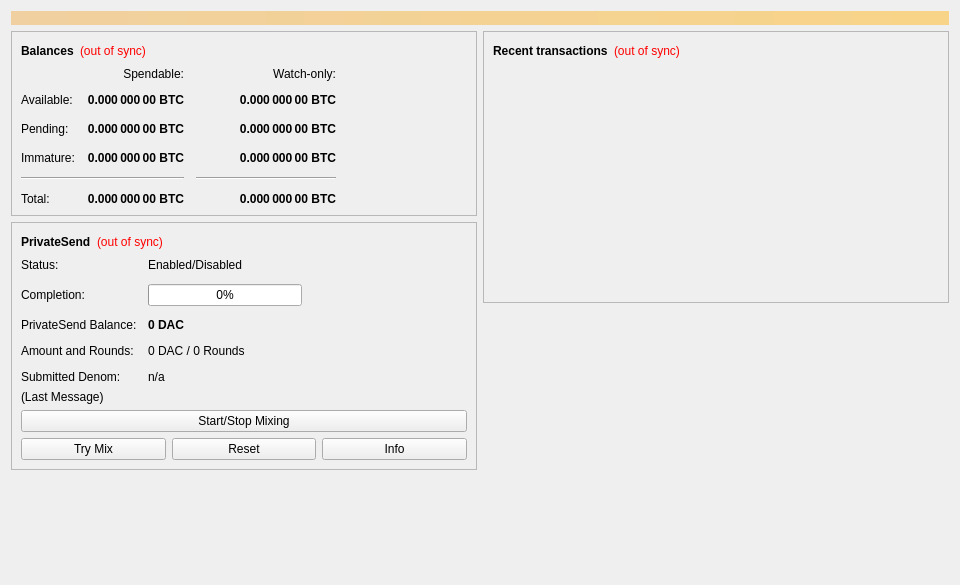
<?xml version="1.0" encoding="UTF-8"?>
<ui version="4.0">
 <class>OverviewPage</class>
 <widget class="QWidget" name="OverviewPage">
  <property name="geometry">
   <rect>
    <x>0</x>
    <y>0</y>
    <width>960</width>
    <height>585</height>
   </rect>
  </property>
  <property name="minimumSize">
   <size>
    <width>960</width>
    <height>0</height>
   </size>
  </property>
  <property name="windowTitle">
   <string>Form</string>
  </property>
  <layout class="QVBoxLayout" name="topLayout">
   <item>
    <widget class="QLabel" name="labelAlerts">
     <property name="visible">
      <bool>false</bool>
     </property>
     <property name="styleSheet">
      <string notr="true">QLabel { background-color: qlineargradient(x1: 0, y1: 0, x2: 1, y2: 0, stop:0 #F0D0A0, stop:1 #F8D488); color:#000000; }</string>
     </property>
     <property name="wordWrap">
      <bool>true</bool>
     </property>
     <property name="margin">
      <number>3</number>
     </property>
     <property name="textInteractionFlags">
      <set>Qt::TextSelectableByMouse</set>
     </property>
    </widget>
   </item>
   <item>
    <layout class="QHBoxLayout" name="horizontalLayout" stretch="1,1">
     <item>
      <layout class="QVBoxLayout" name="verticalLayout_2">
       <item>
        <widget class="QFrame" name="frame">
         <property name="frameShape">
          <enum>QFrame::StyledPanel</enum>
         </property>
         <property name="frameShadow">
          <enum>QFrame::Raised</enum>
         </property>
         <layout class="QVBoxLayout" name="verticalLayout_4">
          <item>
           <layout class="QHBoxLayout" name="horizontalLayout_4">
            <item>
             <widget class="QLabel" name="label_5">
              <property name="font">
               <font>
                <weight>75</weight>
                <bold>true</bold>
               </font>
              </property>
              <property name="text">
               <string>Balances</string>
              </property>
             </widget>
            </item>
            <item>
             <widget class="QLabel" name="labelWalletStatus">
              <property name="toolTip">
               <string>The displayed information may be out of date. Your wallet automatically synchronizes with the DACash network after a connection is established, but this process has not completed yet.</string>
              </property>
              <property name="styleSheet">
               <string notr="true">QLabel { color: red; }</string>
              </property>
              <property name="text">
               <string notr="true">(out of sync)</string>
              </property>
              <property name="alignment">
               <set>Qt::AlignLeading|Qt::AlignLeft|Qt::AlignVCenter</set>
              </property>
             </widget>
            </item>
            <item>
             <spacer name="horizontalSpacer_3">
              <property name="orientation">
               <enum>Qt::Horizontal</enum>
              </property>
              <property name="sizeHint" stdset="0">
               <size>
                <width>40</width>
                <height>20</height>
               </size>
              </property>
             </spacer>
            </item>
           </layout>
          </item>
          <item>
           <layout class="QGridLayout" name="gridLayout">
            <property name="spacing">
             <number>12</number>
            </property>
            <item row="2" column="2">
             <widget class="QLabel" name="labelWatchPending">
              <property name="font">
               <font>
                <weight>75</weight>
                <bold>true</bold>
               </font>
              </property>
              <property name="cursor">
               <cursorShape>IBeamCursor</cursorShape>
              </property>
              <property name="toolTip">
               <string>Unconfirmed transactions to watch-only addresses</string>
              </property>
              <property name="text">
               <string notr="true">0.000 000 00 BTC</string>
              </property>
              <property name="alignment">
               <set>Qt::AlignRight|Qt::AlignTrailing|Qt::AlignVCenter</set>
              </property>
              <property name="textInteractionFlags">
               <set>Qt::LinksAccessibleByMouse|Qt::TextSelectableByKeyboard|Qt::TextSelectableByMouse</set>
              </property>
             </widget>
            </item>
            <item row="2" column="1">
             <widget class="QLabel" name="labelUnconfirmed">
              <property name="font">
               <font>
                <weight>75</weight>
                <bold>true</bold>
               </font>
              </property>
              <property name="cursor">
               <cursorShape>IBeamCursor</cursorShape>
              </property>
              <property name="toolTip">
               <string>Total of transactions that have yet to be confirmed, and do not yet count toward the spendable balance</string>
              </property>
              <property name="text">
               <string notr="true">0.000 000 00 BTC</string>
              </property>
              <property name="alignment">
               <set>Qt::AlignRight|Qt::AlignTrailing|Qt::AlignVCenter</set>
              </property>
              <property name="textInteractionFlags">
               <set>Qt::LinksAccessibleByMouse|Qt::TextSelectableByKeyboard|Qt::TextSelectableByMouse</set>
              </property>
             </widget>
            </item>
            <item row="3" column="2">
             <widget class="QLabel" name="labelWatchImmature">
              <property name="font">
               <font>
                <weight>75</weight>
                <bold>true</bold>
               </font>
              </property>
              <property name="cursor">
               <cursorShape>IBeamCursor</cursorShape>
              </property>
              <property name="toolTip">
               <string>Mined balance in watch-only addresses that has not yet matured</string>
              </property>
              <property name="text">
               <string notr="true">0.000 000 00 BTC</string>
              </property>
              <property name="alignment">
               <set>Qt::AlignRight|Qt::AlignTrailing|Qt::AlignVCenter</set>
              </property>
              <property name="textInteractionFlags">
               <set>Qt::LinksAccessibleByMouse|Qt::TextSelectableByKeyboard|Qt::TextSelectableByMouse</set>
              </property>
             </widget>
            </item>
            <item row="4" column="0" colspan="2">
             <widget class="Line" name="lineSpendableBalance">
              <property name="orientation">
               <enum>Qt::Horizontal</enum>
              </property>
             </widget>
            </item>
            <item row="4" column="2">
             <widget class="Line" name="lineWatchBalance">
              <property name="sizePolicy">
               <sizepolicy hsizetype="Preferred" vsizetype="Fixed">
                <horstretch>0</horstretch>
                <verstretch>0</verstretch>
               </sizepolicy>
              </property>
              <property name="minimumSize">
               <size>
                <width>140</width>
                <height>0</height>
               </size>
              </property>
              <property name="orientation">
               <enum>Qt::Horizontal</enum>
              </property>
             </widget>
            </item>
            <item row="5" column="0">
             <widget class="QLabel" name="labelTotalText">
              <property name="text">
               <string>Total:</string>
              </property>
             </widget>
            </item>
            <item row="3" column="1">
             <widget class="QLabel" name="labelImmature">
              <property name="font">
               <font>
                <weight>75</weight>
                <bold>true</bold>
               </font>
              </property>
              <property name="cursor">
               <cursorShape>IBeamCursor</cursorShape>
              </property>
              <property name="toolTip">
               <string>Mined balance that has not yet matured</string>
              </property>
              <property name="text">
               <string notr="true">0.000 000 00 BTC</string>
              </property>
              <property name="alignment">
               <set>Qt::AlignRight|Qt::AlignTrailing|Qt::AlignVCenter</set>
              </property>
              <property name="textInteractionFlags">
               <set>Qt::LinksAccessibleByMouse|Qt::TextSelectableByKeyboard|Qt::TextSelectableByMouse</set>
              </property>
             </widget>
            </item>
            <item row="2" column="3">
             <spacer name="horizontalSpacer_2">
              <property name="orientation">
               <enum>Qt::Horizontal</enum>
              </property>
              <property name="sizeHint" stdset="0">
               <size>
                <width>40</width>
                <height>20</height>
               </size>
              </property>
             </spacer>
            </item>
            <item row="3" column="0">
             <widget class="QLabel" name="labelImmatureText">
              <property name="text">
               <string>Immature:</string>
              </property>
             </widget>
            </item>
            <item row="5" column="1">
             <widget class="QLabel" name="labelTotal">
              <property name="font">
               <font>
                <weight>75</weight>
                <bold>true</bold>
               </font>
              </property>
              <property name="cursor">
               <cursorShape>IBeamCursor</cursorShape>
              </property>
              <property name="toolTip">
               <string>Your current total balance</string>
              </property>
              <property name="text">
               <string notr="true">0.000 000 00 BTC</string>
              </property>
              <property name="alignment">
               <set>Qt::AlignRight|Qt::AlignTrailing|Qt::AlignVCenter</set>
              </property>
              <property name="textInteractionFlags">
               <set>Qt::LinksAccessibleByMouse|Qt::TextSelectableByKeyboard|Qt::TextSelectableByMouse</set>
              </property>
             </widget>
            </item>
            <item row="5" column="2">
             <widget class="QLabel" name="labelWatchTotal">
              <property name="font">
               <font>
                <weight>75</weight>
                <bold>true</bold>
               </font>
              </property>
              <property name="cursor">
               <cursorShape>IBeamCursor</cursorShape>
              </property>
              <property name="toolTip">
               <string>Current total balance in watch-only addresses</string>
              </property>
              <property name="text">
               <string notr="true">0.000 000 00 BTC</string>
              </property>
              <property name="alignment">
               <set>Qt::AlignRight|Qt::AlignTrailing|Qt::AlignVCenter</set>
              </property>
              <property name="textInteractionFlags">
               <set>Qt::LinksAccessibleByMouse|Qt::TextSelectableByKeyboard|Qt::TextSelectableByMouse</set>
              </property>
             </widget>
            </item>
            <item row="0" column="2">
             <widget class="QLabel" name="labelWatchonly">
              <property name="text">
               <string>Watch-only:</string>
              </property>
              <property name="alignment">
               <set>Qt::AlignRight|Qt::AlignTrailing|Qt::AlignVCenter</set>
              </property>
             </widget>
            </item>
            <item row="1" column="0">
             <widget class="QLabel" name="labelBalanceText">
              <property name="text">
               <string>Available:</string>
              </property>
             </widget>
            </item>
            <item row="1" column="1">
             <widget class="QLabel" name="labelBalance">
              <property name="font">
               <font>
                <weight>75</weight>
                <bold>true</bold>
               </font>
              </property>
              <property name="cursor">
               <cursorShape>IBeamCursor</cursorShape>
              </property>
              <property name="toolTip">
               <string>Your current spendable balance</string>
              </property>
              <property name="text">
               <string notr="true">0.000 000 00 BTC</string>
              </property>
              <property name="alignment">
               <set>Qt::AlignRight|Qt::AlignTrailing|Qt::AlignVCenter</set>
              </property>
              <property name="textInteractionFlags">
               <set>Qt::LinksAccessibleByMouse|Qt::TextSelectableByKeyboard|Qt::TextSelectableByMouse</set>
              </property>
             </widget>
            </item>
            <item row="1" column="2">
             <widget class="QLabel" name="labelWatchAvailable">
              <property name="font">
               <font>
                <weight>75</weight>
                <bold>true</bold>
               </font>
              </property>
              <property name="cursor">
               <cursorShape>IBeamCursor</cursorShape>
              </property>
              <property name="toolTip">
               <string>Your current balance in watch-only addresses</string>
              </property>
              <property name="text">
               <string notr="true">0.000 000 00 BTC</string>
              </property>
              <property name="alignment">
               <set>Qt::AlignRight|Qt::AlignTrailing|Qt::AlignVCenter</set>
              </property>
              <property name="textInteractionFlags">
               <set>Qt::LinksAccessibleByMouse|Qt::TextSelectableByKeyboard|Qt::TextSelectableByMouse</set>
              </property>
             </widget>
            </item>
            <item row="2" column="0">
             <widget class="QLabel" name="labelPendingText">
              <property name="text">
               <string>Pending:</string>
              </property>
             </widget>
            </item>
            <item row="0" column="1">
             <widget class="QLabel" name="labelSpendable">
              <property name="text">
               <string>Spendable:</string>
              </property>
              <property name="alignment">
               <set>Qt::AlignRight|Qt::AlignTrailing|Qt::AlignVCenter</set>
              </property>
             </widget>
            </item>
           </layout>
          </item>
         </layout>
        </widget>
       </item>
       <item>
        <widget class="QFrame" name="framePrivateSend">
         <property name="layoutDirection">
          <enum>Qt::LeftToRight</enum>
         </property>
         <property name="frameShape">
          <enum>QFrame::StyledPanel</enum>
         </property>
         <property name="frameShadow">
          <enum>QFrame::Raised</enum>
         </property>
         <layout class="QVBoxLayout" name="VerticalLayout_PS1">
          <item>
           <layout class="QHBoxLayout" name="horizontalLayout_5">
            <item>
             <widget class="QLabel" name="labelPrivateSendHeader">
              <property name="font">
               <font>
                <weight>75</weight>
                <bold>true</bold>
               </font>
              </property>
              <property name="text">
               <string>PrivateSend</string>
              </property>
             </widget>
            </item>
            <item>
             <widget class="QLabel" name="labelPrivateSendSyncStatus">
              <property name="toolTip">
               <string>The displayed information may be out of date. Your wallet automatically synchronizes with the DACash network after a connection is established, but this process has not completed yet.</string>
              </property>
              <property name="styleSheet">
               <string notr="true">QLabel { color: red; }</string>
              </property>
              <property name="text">
               <string notr="true">(out of sync)</string>
              </property>
              <property name="alignment">
               <set>Qt::AlignLeading|Qt::AlignLeft|Qt::AlignVCenter</set>
              </property>
             </widget>
            </item>
            <item>
             <spacer name="horizontalSpacer_4">
              <property name="orientation">
               <enum>Qt::Horizontal</enum>
              </property>
              <property name="sizeHint" stdset="0">
               <size>
                <width>40</width>
                <height>20</height>
               </size>
              </property>
             </spacer>
            </item>
           </layout>
          </item>
          <item>
           <layout class="QFormLayout" name="privateSendFormLayout">
            <property name="fieldGrowthPolicy">
             <enum>QFormLayout::AllNonFixedFieldsGrow</enum>
            </property>
            <property name="horizontalSpacing">
             <number>11</number>
            </property>
            <property name="verticalSpacing">
             <number>12</number>
            </property>
            <item row="0" column="0">
             <widget class="QLabel" name="labelPrivateSendEnabledText">
              <property name="text">
               <string>Status:</string>
              </property>
             </widget>
            </item>
            <item row="0" column="1">
             <widget class="QLabel" name="labelPrivateSendEnabled">
              <property name="text">
               <string>Enabled/Disabled</string>
              </property>
             </widget>
            </item>
            <item row="1" column="0">
             <widget class="QLabel" name="labelCompletitionText">
              <property name="text">
               <string>Completion:</string>
              </property>
             </widget>
            </item>
            <item row="1" column="1">
             <widget class="QProgressBar" name="privateSendProgress">
              <property name="maximumSize">
               <size>
                <width>154</width>
                <height>16777215</height>
               </size>
              </property>
              <property name="value">
               <number>0</number>
              </property>
             </widget>
            </item>
            <item row="2" column="0">
             <widget class="QLabel" name="labelAnonymizedText">
              <property name="text">
               <string>PrivateSend Balance:</string>
              </property>
             </widget>
            </item>
            <item row="2" column="1">
             <widget class="QLabel" name="labelAnonymized">
              <property name="font">
               <font>
                <weight>75</weight>
                <bold>true</bold>
               </font>
              </property>
              <property name="text">
               <string notr="true">0 DAC</string>
              </property>
             </widget>
            </item>
            <item row="3" column="0">
             <widget class="QLabel" name="labelAmountAndRoundsText">
              <property name="text">
               <string>Amount and Rounds:</string>
              </property>
             </widget>
            </item>
            <item row="3" column="1">
             <widget class="QLabel" name="labelAmountRounds">
              <property name="text">
               <string>0 DAC / 0 Rounds</string>
              </property>
             </widget>
            </item>
            <item row="4" column="0">
             <widget class="QLabel" name="labelSubmittedDenomText">
              <property name="text">
               <string>Submitted Denom:</string>
              </property>
             </widget>
            </item>
            <item row="4" column="1">
             <widget class="QLabel" name="labelSubmittedDenom">
              <property name="toolTip">
               <string>The denominations you submitted to the Masternode.&lt;br&gt;To mix, other users must submit the exact same denominations.</string>
              </property>
              <property name="text">
               <string>n/a</string>
              </property>
             </widget>
            </item>
           </layout>
          </item>
          <item>
           <layout class="QVBoxLayout" name="VerticalLayout_PS">
            <item>
             <widget class="QLabel" name="labelPrivateSendLastMessage">
              <property name="text">
               <string>(Last Message)</string>
              </property>
              <property name="alignment">
               <set>Qt::AlignLeading|Qt::AlignLeft|Qt::AlignTop</set>
              </property>
              <property name="wordWrap">
               <bool>true</bool>
              </property>
             </widget>
            </item>
            <item>
             <widget class="QPushButton" name="togglePrivateSend">
              <property name="sizePolicy">
               <sizepolicy hsizetype="MinimumExpanding" vsizetype="Fixed">
                <horstretch>0</horstretch>
                <verstretch>0</verstretch>
               </sizepolicy>
              </property>
              <property name="text">
               <string>Start/Stop Mixing</string>
              </property>
             </widget>
            </item>
            <item>
             <layout class="QHBoxLayout" name="horizontalLayout_debugbuttons">
              <item>
               <widget class="QPushButton" name="privateSendAuto">
                <property name="sizePolicy">
                 <sizepolicy hsizetype="MinimumExpanding" vsizetype="Fixed">
                  <horstretch>0</horstretch>
                  <verstretch>0</verstretch>
                 </sizepolicy>
                </property>
                <property name="toolTip">
                 <string>Try to manually submit a PrivateSend request.</string>
                </property>
                <property name="text">
                 <string>Try Mix</string>
                </property>
               </widget>
              </item>
              <item>
               <widget class="QPushButton" name="privateSendReset">
                <property name="sizePolicy">
                 <sizepolicy hsizetype="MinimumExpanding" vsizetype="Fixed">
                  <horstretch>0</horstretch>
                  <verstretch>0</verstretch>
                 </sizepolicy>
                </property>
                <property name="toolTip">
                 <string>Reset the current status of PrivateSend (can interrupt PrivateSend if it's in the process of Mixing, which can cost you money!)</string>
                </property>
                <property name="autoFillBackground">
                 <bool>false</bool>
                </property>
                <property name="text">
                 <string>Reset</string>
                </property>
               </widget>
              </item>
              <item>
               <widget class="QPushButton" name="privateSendInfo">
                <property name="sizePolicy">
                 <sizepolicy hsizetype="MinimumExpanding" vsizetype="Fixed">
                  <horstretch>0</horstretch>
                  <verstretch>0</verstretch>
                 </sizepolicy>
                </property>
                <property name="toolTip">
                 <string>Information about PrivateSend and Mixing</string>
                </property>
                <property name="text">
                 <string>Info</string>
                </property>
               </widget>
              </item>
             </layout>
            </item>
           </layout>
          </item>
         </layout>
        </widget>
       </item>
       <item>
        <spacer name="verticalSpacer">
         <property name="orientation">
          <enum>Qt::Vertical</enum>
         </property>
         <property name="sizeHint" stdset="0">
          <size>
           <width>20</width>
           <height>40</height>
          </size>
         </property>
        </spacer>
       </item>
      </layout>
     </item>
     <item>
      <layout class="QVBoxLayout" name="verticalLayout_3">
       <item>
        <widget class="QFrame" name="frame_2">
         <property name="frameShape">
          <enum>QFrame::StyledPanel</enum>
         </property>
         <property name="frameShadow">
          <enum>QFrame::Raised</enum>
         </property>
         <layout class="QVBoxLayout" name="verticalLayout">
          <item>
           <layout class="QHBoxLayout" name="horizontalLayout_2">
            <item>
             <widget class="QLabel" name="label_4">
              <property name="font">
               <font>
                <weight>75</weight>
                <bold>true</bold>
               </font>
              </property>
              <property name="text">
               <string>Recent transactions</string>
              </property>
             </widget>
            </item>
            <item>
             <widget class="QLabel" name="labelTransactionsStatus">
              <property name="toolTip">
               <string>The displayed information may be out of date. Your wallet automatically synchronizes with the DACash network after a connection is established, but this process has not completed yet.</string>
              </property>
              <property name="styleSheet">
               <string notr="true">QLabel { color: red; }</string>
              </property>
              <property name="text">
               <string notr="true">(out of sync)</string>
              </property>
              <property name="alignment">
               <set>Qt::AlignLeading|Qt::AlignLeft|Qt::AlignVCenter</set>
              </property>
             </widget>
            </item>
            <item>
             <spacer name="horizontalSpacer">
              <property name="orientation">
               <enum>Qt::Horizontal</enum>
              </property>
              <property name="sizeHint" stdset="0">
               <size>
                <width>40</width>
                <height>20</height>
               </size>
              </property>
             </spacer>
            </item>
           </layout>
          </item>
          <item>
           <widget class="QListView" name="listTransactions">
            <property name="styleSheet">
             <string notr="true">QListView { background: transparent; }</string>
            </property>
            <property name="frameShape">
             <enum>QFrame::NoFrame</enum>
            </property>
            <property name="verticalScrollBarPolicy">
             <enum>Qt::ScrollBarAlwaysOff</enum>
            </property>
            <property name="horizontalScrollBarPolicy">
             <enum>Qt::ScrollBarAlwaysOff</enum>
            </property>
            <property name="selectionMode">
             <enum>QAbstractItemView::NoSelection</enum>
            </property>
           </widget>
          </item>
         </layout>
        </widget>
       </item>
       <item>
        <spacer name="verticalSpacer_2">
         <property name="orientation">
          <enum>Qt::Vertical</enum>
         </property>
         <property name="sizeHint" stdset="0">
          <size>
           <width>20</width>
           <height>40</height>
          </size>
         </property>
        </spacer>
       </item>
      </layout>
     </item>
    </layout>
   </item>
  </layout>
 </widget>
 <resources/>
 <connections/>
</ui>
